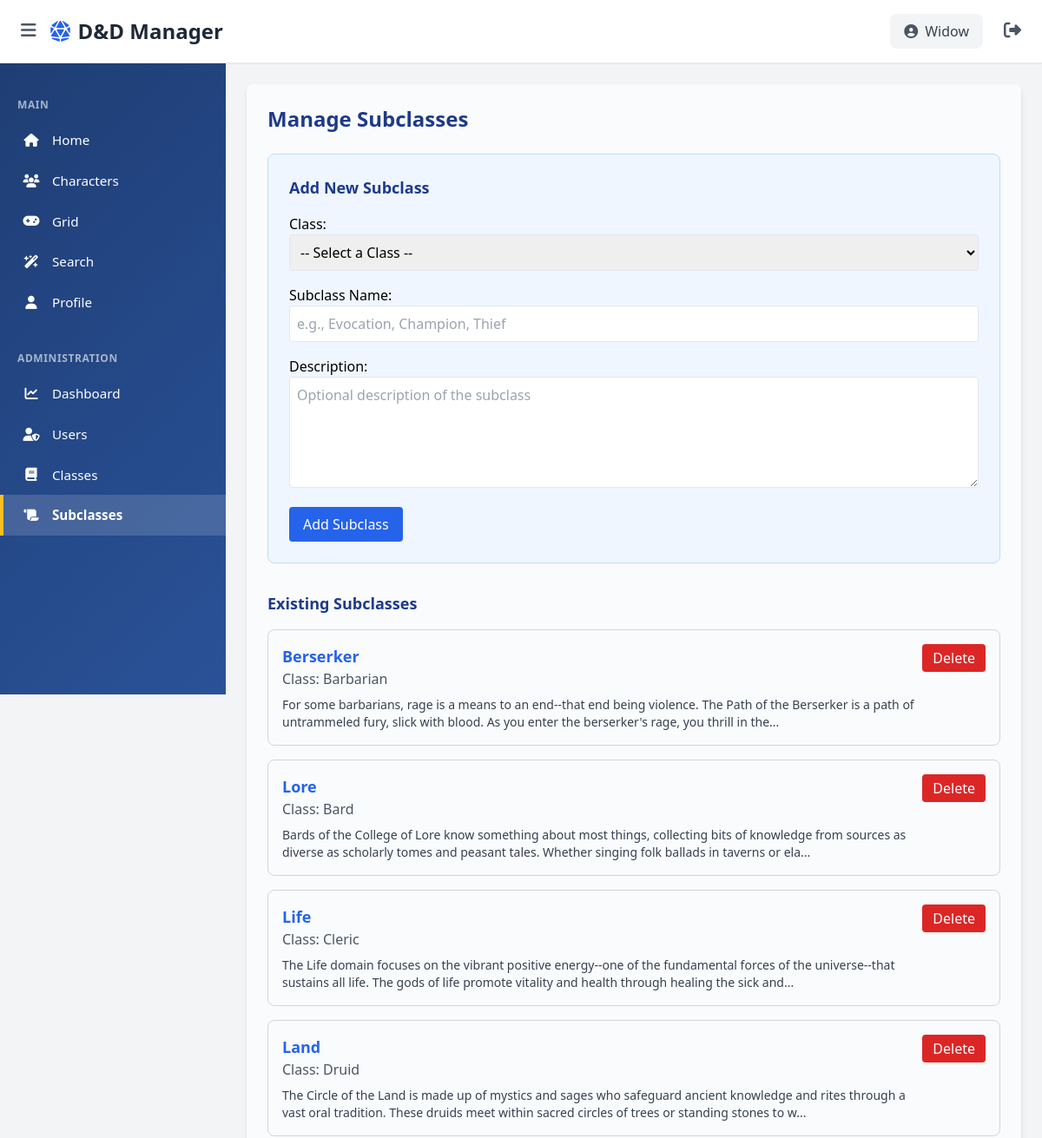
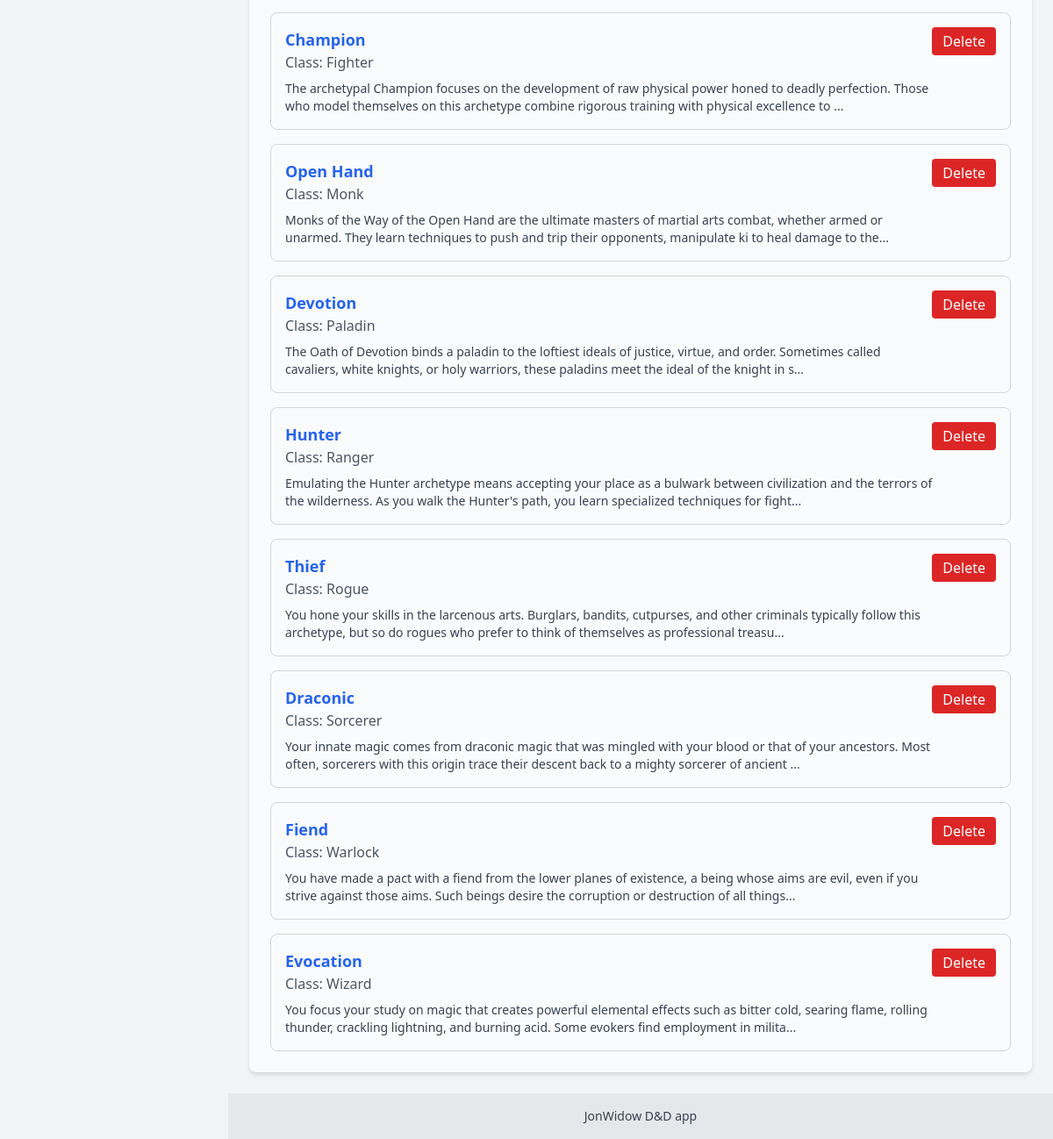
The page /admin/subclasses (signed in) on the database its author committed (2 pictures, top to bottom).
### app/models/user.py (models this page shows, shortened)
class User(UserMixin, db.Model):
    __tablename__ = 'user'
    id = db.Column(db.Integer, primary_key=True)
    username = db.Column(db.String(80), unique=True, nullable=False, index=True)
    password_hash = db.Column(db.String(200), nullable=False)
    email = db.Column(db.String(120), unique=True, nullable=True, index=True)
    is_admin = db.Column(db.Boolean, default=False)
    created_at = db.Column(db.DateTime, default=datetime.utcnow)
    last_login = db.Column(db.DateTime)
    theme_preference = db.Column(db.String(20), default='light')  # 'light' or 'dark'
    characters = db.relationship("Character", backref="owner", lazy=True, cascade="all, delete-orphan")

### app/models/character_struct.py (models this page shows, shortened)
class SubclassModel(db.Model):
    __tablename__ = 'subclasses'
    id = db.Column(db.Integer, primary_key=True)
    name = db.Column(db.String(80), nullable=False)
    description = db.Column(db.Text)
    class_id = db.Column(db.Integer, db.ForeignKey('character_classes.id'), nullable=False)
    character_class = db.relationship(
        'CharacterClassModel',
        backref=db.backref('subclasses', lazy='dynamic', cascade='all, delete-orphan')
    )
    __table_args__ = (
       db.UniqueConstraint('class_id', 'name', name='uq_subclass_per_class'),
    )
    features = db.relationship(
        'SubclassFeature',
        backref='subclass',
        lazy='dynamic',
        cascade='all, delete-orphan'
    )

class CharacterClassModel(db.Model):
    __tablename__ = 'character_classes'
    id = db.Column(db.Integer, primary_key=True)
    name = db.Column(db.String(50), unique=True, nullable=False)
    hit_die = db.Column(db.Integer, nullable=False)
    spellcasting_ability = db.Column(db.String(3))
    prepares_spells = db.Column(db.Boolean, default=False)
    description = db.Column(db.Text)
    subclass_unlock_level = db.Column(db.Integer, default=3)  # Most classes unlock at level 3
    skill_proficiencies = db.Column(db.JSON, default=list)  # e.g., ["Acrobatics", "Athletics"]
    skill_choice_count = db.Column(db.Integer, default=0)  # How many skills to choose from the list
    armor_proficiencies = db.Column(db.JSON, default=list)  # e.g., ["light armor", "medium armor"]
    weapon_proficiencies = db.Column(db.JSON, default=list)  # e.g., ["simple melee weapons"]
    tool_proficiencies = db.Column(db.JSON, default=list)  # e.g., ["musical instruments"]
    saving_throw_proficiencies = db.Column(db.JSON, default=list)  # e.g., ["STR", "CON"]
    spells = db.relationship('Spell', secondary='spell_classes', back_populates='classes')

### app/__init__.py (the view, shortened to what this page needs)
@app.route('/admin/subclasses', methods=['GET', 'POST'])
@login_required
def admin_subclasses():
    _require_admin()
    classes = CharacterClassModel.query.order_by(CharacterClassModel.name).all()
    subclasses = (SubclassModel.query
                  .join(CharacterClassModel)
                  .order_by(CharacterClassModel.name, SubclassModel.name)
                  .all())
    return render_template('admin_subclasses.html', classes=classes, subclasses=subclasses)

### app/__init__.py (called while the page is built)
@login_manager.user_loader
def load_user(user_id):
    return User.query.get(int(user_id))

def _require_admin():
    if not current_user.is_authenticated or not current_user.is_admin:
        abort(403)

### app/templates/admin_subclasses.html (shortened to what this page needs)
{% extends "base.html" %}
{% block content %}
<div class="max-w-4xl mx-auto shadow-md rounded-lg p-6" style="background-color: #fafbfc;">
    <h1 class="text-2xl font-bold mb-6 text-blue-800">Manage Subclasses</h1>
    <div class="bg-blue-50 border border-blue-200 rounded-lg p-6 mb-8">
        <h2 class="text-lg font-semibold mb-4 text-blue-900">Add New Subclass</h2>
        <form action="{{ url_for('admin_subclasses') }}" method="post" class="space-y-4">
            <div>
                <label for="class_id" class="block font-medium">Class:</label>
                <select id="class_id" name="class_id" required class="w-full border rounded p-2">
                    <option value="">-- Select a Class --</option>
                </select>
            </div>
            <div>
                <label for="name" class="block font-medium">Subclass Name:</label>
                <input type="text" id="name" name="name" required class="w-full border rounded p-2" placeholder="e.g., Evocation, Champion, Thief">
            </div>
            <div>
                <label for="description" class="block font-medium">Description:</label>
                <textarea id="description" name="description" class="w-full border rounded p-2 h-32" placeholder="Optional description of the subclass"></textarea>
            </div>
            <button type="submit" class="bg-blue-600 text-white px-4 py-2 rounded hover:bg-blue-700">Add Subclass</button>
        </form>
    </div>
    <div>
        <h2 class="text-lg font-semibold mb-4 text-blue-900">Existing Subclasses</h2>
        {% if subclasses %}
            <div class="space-y-4">
                {% for subclass in subclasses %}
                    <div class="border border-gray-300 rounded-lg p-4">
                        <div class="flex justify-between items-start">
                            <div class="flex-1">
                                <h3 class="font-semibold text-lg">
                                    <a href="{{ url_for('subclass_details', subclass_id=subclass.id) }}" class="text-blue-600 hover:underline">
                                        {{ subclass.name }}
                                    </a>
                                </h3>
                                <p class="text-gray-600">Class: <span class="font-medium">{{ subclass.character_class.name }}</span></p>
                                {% if subclass.description %}
                                    <p class="text-gray-700 mt-2 text-sm">{{ subclass.description[:200] }}{% if subclass.description|length > 200 %}...{% endif %}</p>
                                {% endif %}
                            </div>
                            <form action="{{ url_for('delete_subclass', subclass_id=subclass.id) }}" method="post" onsubmit="return confirm('Delete this subclass?');">
                                <button type="submit" class="bg-red-600 text-white px-3 py-1 rounded hover:bg-red-700">Delete</button>
                            </form>
                        </div>
                    </div>
                {% endfor %}
            </div>
        {% else %}
            <p class="text-gray-600">No subclasses found. Add one using the form above.</p>
        {% endif %}
    </div>
</div>
{% endblock %}

### app/templates/base.html (shortened to what this page needs)
<!DOCTYPE html>
<html lang="en">
<head>
    <link href="https://cdn.jsdelivr.net/npm/tailwindcss@2.2.19/dist/tailwind.min.css" rel="stylesheet">
    <link rel="stylesheet" href="https://cdnjs.cloudflare.com/ajax/libs/font-awesome/6.4.0/css/all.min.css">
</head>
<body class="bg-gray-100 min-h-screen flex flex-col">
    <aside id="sidebar" class="sidebar">
        <nav class="py-4">
            {% if current_user.is_authenticated %}
                <div class="nav-section-title">Main</div>
                <a href="{{ url_for('home') }}" class="nav-item {% if request.endpoint == 'home' %}active{% endif %}">
                    <i class="fas fa-home"></i>
                    <span>Home</span>
                </a>
                <a href="{{ url_for('characters') }}" class="nav-item {% if request.endpoint == 'characters' %}active{% endif %}">
                    <i class="fas fa-users"></i>
                    <span>Characters</span>
                </a>
                <a href="{{ url_for('grid.grid_view', code='test') }}" class="nav-item {% if request.endpoint == 'grid.grid_view' %}active{% endif %}">
                    <i class="fas fa-gamepad"></i>
                    <span>Grid</span>
                </a>
                <a href="{{ url_for('search_page') }}" class="nav-item {% if request.endpoint == 'search_page' %}active{% endif %}">
                    <i class="fas fa-wand-magic-sparkles"></i>
                    <span>Search</span>
                </a>
                <a href="{{ url_for('user_profile') }}" class="nav-item {% if request.endpoint == 'user_profile' %}active{% endif %}">
                    <i class="fas fa-user"></i>
                    <span>Profile</span>
                </a>
                {% if current_user.is_admin %}
                    <div class="nav-section-title mt-4">Administration</div>
                    <a href="{{ url_for('admin_index') }}" class="nav-item {% if request.endpoint == 'admin_index' %}active{% endif %}">
                        <i class="fas fa-chart-line"></i>
                        <span>Dashboard</span>
                    </a>
                    <a href="{{ url_for('admin_users') }}" class="nav-item {% if request.endpoint == 'admin_users' %}active{% endif %}">
                        <i class="fas fa-user-shield"></i>
                        <span>Users</span>
                    </a>
                    <a href="{{ url_for('admin_classes') }}" class="nav-item {% if request.endpoint == 'admin_classes' %}active{% endif %}">
                        <i class="fas fa-book"></i>
                        <span>Classes</span>
                    </a>
                    <a href="{{ url_for('admin_subclasses') }}" class="nav-item {% if request.endpoint == 'admin_subclasses' %}active{% endif %}">
                        <i class="fas fa-scroll"></i>
                        <span>Subclasses</span>
                    </a>
                {% endif %}
            {% endif %}
        </nav>
    </aside>
    <header class="sticky top-0 z-50 bg-white border-b border-gray-200 shadow-sm">
        <div class="flex justify-between items-center p-4">
            <div class="flex items-center gap-2">
                <button id="sidebarToggle" class="sidebar-toggle p-2 hover:bg-gray-100 rounded-lg text-gray-600 hover:text-gray-900 transition">
                    <i class="fas fa-bars text-xl"></i>
                </button>
                <h1 class="text-2xl font-bold text-gray-800 hidden sm:block">
                    <i class="fas fa-dice-d20 text-blue-600 mr-2"></i>D&D Manager
                </h1>
            </div>
            {% if current_user.is_authenticated %}
                <div class="flex items-center gap-4">
                    <div class="flex items-center gap-2 px-4 py-2 bg-gray-100 rounded-lg">
                        <i class="fas fa-user-circle text-gray-600"></i>
                        <span class="text-gray-700 font-medium">{{ current_user.username }}</span>
                    </div>
                    <form method="POST" action="{{ url_for('logout') }}" style="display:inline;">
                        <button type="submit" class="p-2 hover:bg-gray-100 rounded-lg text-gray-600 hover:text-gray-900 transition">
                            <i class="fas fa-sign-out-alt text-xl"></i>
                        </button>
                    </form>
                </div>
            {% endif %}
        </div>
    </header>
    <main class="main-content flex-1 p-6">
        {% block content %}{% endblock %}
    </main>
    <footer class="main-content bg-gray-200 text-gray-700 p-4 text-center text-sm">
        JonWidow D&D app
    </footer>
</body>
</html>

### app/templates/base.html (style rules this page uses)
body { background-color: #f8f9fa; }
.sidebar { position: fixed; left: 0; top: 0; width: 260px; height: 100vh; background: linear-gradient(135deg, #1e3c72 0%, #2a5298 100%); color: white; overflow-y: auto; transition: transform 0.3s ease; z-index: 40; padding-top: 80px; transform: translateX(0); }
.sidebar-toggle { display: block; }
@media (min-width: 768px) { .sidebar { width: 260px; transform: translateX(0) !important; } }
@media (min-width: 768px) { .main-content { margin-left: 260px; } }
.main-content { transition: margin-left 0.3s ease; }
.nav-item { display: flex; align-items: center; padding: 12px 20px; text-white; text-decoration: none; transition: all 0.2s ease; border-left: 4px solid transparent; font-size: 0.95rem; }
.nav-item.active { background-color: rgba(255, 255, 255, 0.15); border-left-color: #fbbf24; font-weight: 600; }
.nav-item i { width: 24px; margin-right: 12px; text-align: center; }
.nav-section-title { padding: 16px 20px 8px; font-size: 0.75rem; font-weight: 700; text-transform: uppercase; color: rgba(255, 255, 255, 0.6); letter-spacing: 0.05em; }
.text-blue-800 { color: #1E3A8A; }

### rows shown on the page
User: username "Widow"
SubclassModel: name "Berserker", character_class.name "Barbarian", description "For some barbarians, rage is a means to an end--that end being violence. The Path of the Berserker is a path of untrammeled fury, slick with blood. As you enter the berserker's rage, you thrill in the"
SubclassModel: name "Lore", character_class.name "Bard", description "Bards of the College of Lore know something about most things, collecting bits of knowledge from sources as diverse as scholarly tomes and peasant tales. Whether singing folk ballads in taverns or ela"
SubclassModel: name "Life", character_class.name "Cleric", description "The Life domain focuses on the vibrant positive energy--one of the fundamental forces of the universe--that sustains all life. The gods of life promote vitality and health through healing the sick and"
SubclassModel: name "Land", character_class.name "Druid", description "The Circle of the Land is made up of mystics and sages who safeguard ancient knowledge and rites through a vast oral tradition. These druids meet within sacred circles of trees or standing stones to w"
SubclassModel: name "Champion", character_class.name "Fighter", description "The archetypal Champion focuses on the development of raw physical power honed to deadly perfection. Those who model themselves on this archetype combine rigorous training with physical excellence to"
SubclassModel: name "Open Hand", character_class.name "Monk", description "Monks of the Way of the Open Hand are the ultimate masters of martial arts combat, whether armed or unarmed. They learn techniques to push and trip their opponents, manipulate ki to heal damage to the"
SubclassModel: name "Devotion", character_class.name "Paladin", description "The Oath of Devotion binds a paladin to the loftiest ideals of justice, virtue, and order. Sometimes called cavaliers, white knights, or holy warriors, these paladins meet the ideal of the knight in s"
SubclassModel: name "Hunter", character_class.name "Ranger", description "Emulating the Hunter archetype means accepting your place as a bulwark between civilization and the terrors of the wilderness. As you walk the Hunter's path, you learn specialized techniques for fight"
SubclassModel: name "Thief", character_class.name "Rogue", description "You hone your skills in the larcenous arts. Burglars, bandits, cutpurses, and other criminals typically follow this archetype, but so do rogues who prefer to think of themselves as professional treasu"
SubclassModel: name "Draconic", character_class.name "Sorcerer", description "Your innate magic comes from draconic magic that was mingled with your blood or that of your ancestors. Most often, sorcerers with this origin trace their descent back to a mighty sorcerer of ancient"
SubclassModel: name "Fiend", character_class.name "Warlock", description "You have made a pact with a fiend from the lower planes of existence, a being whose aims are evil, even if you strive against those aims. Such beings desire the corruption or destruction of all things"
SubclassModel: name "Evocation", character_class.name "Wizard", description "You focus your study on magic that creates powerful elemental effects such as bitter cold, searing flame, rolling thunder, crackling lightning, and burning acid. Some evokers find employment in milita"
